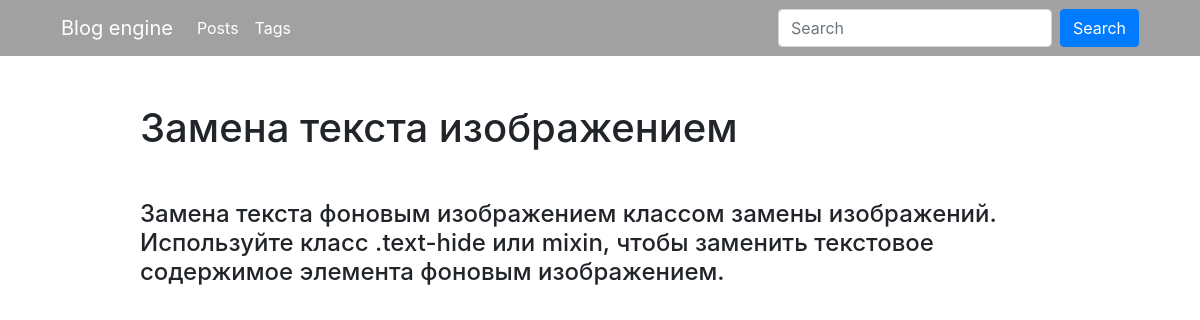
Screenshot of /blog/post/zamena-teksta-izobrazheniem/ with the database file from the repository.
### blog/models.py (models this page shows, shortened)
class Post(models.Model):
    title = models.CharField(max_length=150, db_index=True)
    slug = models.SlugField(max_length=150, blank=True, unique=True)
    body = models.TextField(blank=True, db_index=True)
    tags = models.ManyToManyField('Tag', blank=True, related_name='posts')
    date_pub = models.DateTimeField(auto_now_add=True)
    class Meta:
        ordering = ('-date_pub',)

### blog/views.py (the view)
# urls.py: path('post/<str:slug>/', PostDetail.as_view(), name='post_detail_url'),
class PostDetail(ObjectDetailMixin, View):
    model = Post
    template = 'blog/post_detail.html'

### blog/utils.py (called while the page is built)
    def get(self, request, slug):
        obj = get_object_or_404(self.model, slug__iexact=slug)
        return render(request, self.template,
                      context={self.model.__name__.lower(): obj, 'admin_object': obj, 'detail': True})

### blog/templates/blog/post_detail.html (shortened to what this page needs)
{% extends 'blog/base_blog.html' %}
{% block content %}
    <div class="col-lg-10">
        <h1 class="mb-5">
            {{ post.title }}
        </h1>
        <h4>
            {{ post.body }}
        </h4>
    </div>
{% endblock %}

### rows the page displays
Post: title "Замена текста изображением", body "Замена текста фоновым изображением классом замены изображений. Используйте класс .text-hide или mixin, чтобы заменить текстовое содержимое элемента фоновым изображением."
